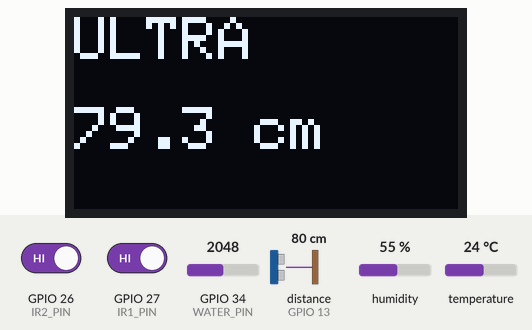
This sketch was run on a simulated ESP32. On the bench: 128×64 one-colour display. Wiring (inferred from the names in the program): ultrasonic range finder: trigger GPIO 12; echo GPIO 13. The test bench sets the inputs (shaded band); at power-on: distance to the obstacle (sensor on GPIO 13) 80 cm, GPIO 26 (IR2_PIN) HIGH, GPIO 34 (WATER_PIN) = 2048, humidity 55 %, GPIO 27 (IR1_PIN) HIGH, temperature 24 °C. The echo pulse lasts 58.3 µs per cm; what the sketch prints to the serial monitor is not drawn.

Above: at 3.2 s.
3.3 s: distance to the obstacle (sensor on GPIO 13) set to 250 cm
At 4.5 s:
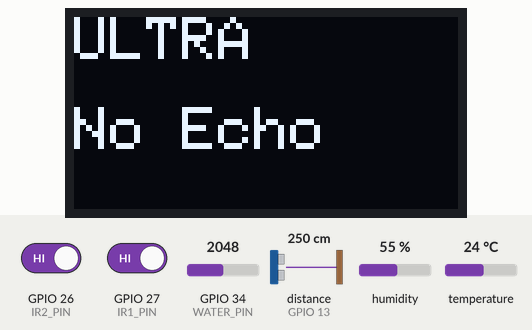
10.4 s: GPIO 26 (IR2_PIN) driven LOW
At 15.5 s:
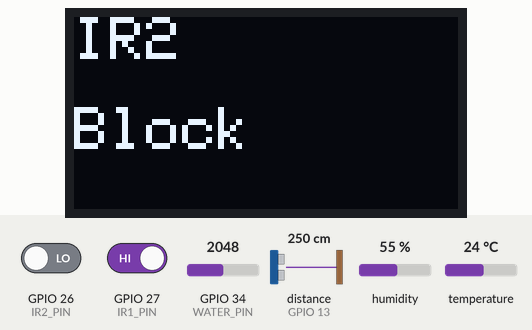
16.5 s: GPIO 26 (IR2_PIN) driven HIGH
At 17.6 s:
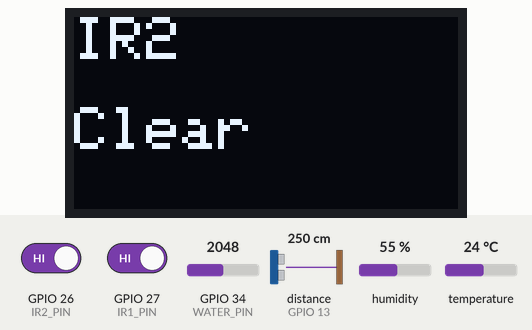
21.6 s: GPIO 34 (WATER_PIN) set to 2866
At 22.5 s:
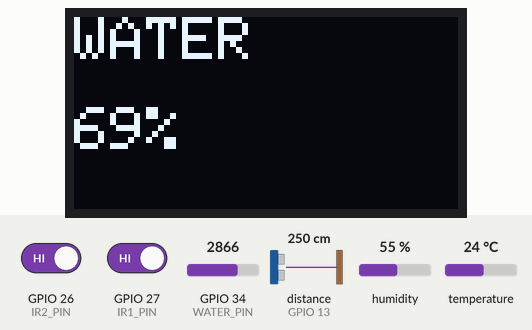
23.2 s: humidity set to 22 %
At 30.2 s:
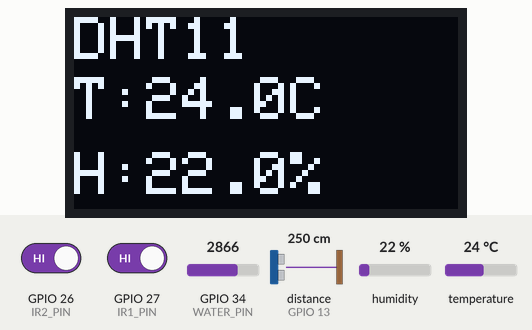
30.3 s: GPIO 27 (IR1_PIN) driven LOW
At 35.4 s:
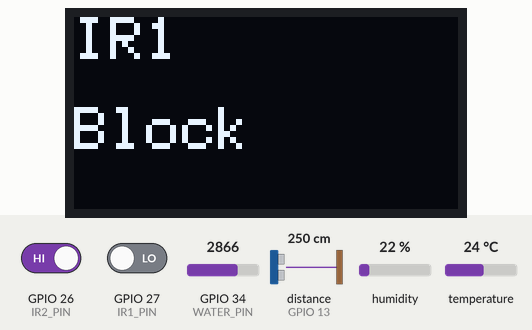
Timing chart, 0 to 36.9 s (numbered marks = the images above; inputs shaded):
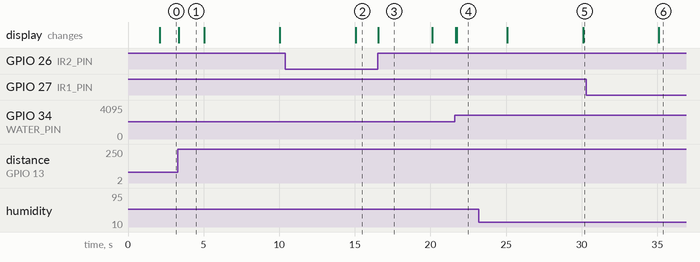

The sketch:

led_ultrasonic_dht11_ir_wls.ino
```cpp
#include <Wire.h>
#include <Adafruit_GFX.h>
#include <Adafruit_SSD1306.h>
#include "DHT.h"

#define SCREEN_WIDTH 128
#define SCREEN_HEIGHT 64
Adafruit_SSD1306 display(SCREEN_WIDTH, SCREEN_HEIGHT, &Wire, -1);

// Ultrasonic Pins
#define TRIG_PIN 12
#define ECHO_PIN 13

// DHT11 Pins
#define DHTPIN 14
#define DHTTYPE DHT11
DHT dht(DHTPIN, DHTTYPE);

// IR Sensor Pins
#define IR1_PIN 27
#define IR2_PIN 26

// Water Level Sensor
#define WATER_PIN 34   // analog input

long duration;
float distance;

// Timer control
unsigned long lastSwitch = 0;
int currentScreen = 0; // 0=Ultrasonic, 1=DHT, 2=IR1, 3=IR2, 4=Water
const unsigned long SCREEN_INTERVAL = 5000; // 5 seconds per screen

void setup() {
  pinMode(TRIG_PIN, OUTPUT);
  pinMode(ECHO_PIN, INPUT);

  pinMode(IR1_PIN, INPUT);
  pinMode(IR2_PIN, INPUT);

  Serial.begin(115200);

  // Initialize OLED
  if (!display.begin(SSD1306_SWITCHCAPVCC, 0x3C)) {
    Serial.println(F("SSD1306 allocation failed"));
    for (;;);
  }

  dht.begin();

  display.clearDisplay();
  display.setTextSize(2);
  display.setTextColor(SSD1306_WHITE);
  display.setCursor(0, 0);
  display.println("Starting...");
  display.display();
  delay(2000);
}

void loop() {
  unsigned long currentMillis = millis();

  // Switch every 5 seconds
  if (currentMillis - lastSwitch >= SCREEN_INTERVAL) {
    currentScreen = (currentScreen + 1) % 5; // now 5 screens
    lastSwitch = currentMillis;
    Serial.print("Switched to screen: ");
    Serial.println(currentScreen);
  }

  display.clearDisplay();
  display.setTextSize(2);
  display.setTextColor(SSD1306_WHITE);

  if (currentScreen == 0) {
    // --- Ultrasonic ---
    digitalWrite(TRIG_PIN, LOW);
    delayMicroseconds(2);
    digitalWrite(TRIG_PIN, HIGH);
    delayMicroseconds(10);
    digitalWrite(TRIG_PIN, LOW);

    duration = pulseIn(ECHO_PIN, HIGH, 10000); // timeout 10ms

    display.setCursor(0, 0);
    display.println("ULTRA");

    if (duration == 0) {
      Serial.println("Out of range");
      display.setCursor(0, 30);
      display.println("No Echo");
    } else {
      distance = duration * 0.034 / 2;
      Serial.print("Distance: ");
      Serial.print(distance);
      Serial.println(" cm");

      display.setCursor(0, 30);
      display.print(distance, 1);
      display.println(" cm");
    }
  }
  else if (currentScreen == 1) {
    // --- DHT11 ---
    float h = dht.readHumidity();
    float t = dht.readTemperature();

    display.setCursor(0, 0);
    display.println("DHT11");

    if (isnan(h) || isnan(t)) {
      Serial.println("DHT11 Error");
      display.setCursor(0, 30);
      display.println("Error");
    } else {
      Serial.print("Temp: ");
      Serial.print(t);
      Serial.print(" C, Hum: ");
      Serial.println(h);

      display.setCursor(0, 20);
      display.print("T:");
      display.print(t, 1);
      display.println("C");

      display.setCursor(0, 45);
      display.print("H:");
      display.print(h, 1);
      display.println("%");
    }
  }
  else if (currentScreen == 2) {
    // --- IR1 ---
    int ir1 = digitalRead(IR1_PIN);
    display.setCursor(0, 0);
    display.println("IR1");

    if (ir1 == LOW) {
      Serial.println("IR1: Block");
      display.setCursor(0, 30);
      display.println("Block");
    } else {
      Serial.println("IR1: Clear");
      display.setCursor(0, 30);
      display.println("Clear");
    }
  }
  else if (currentScreen == 3) {
    // --- IR2 ---
    int ir2 = digitalRead(IR2_PIN);
    display.setCursor(0, 0);
    display.println("IR2");

    if (ir2 == LOW) {
      Serial.println("IR2: Block");
      display.setCursor(0, 30);
      display.println("Block");
    } else {
      Serial.println("IR2: Clear");
      display.setCursor(0, 30);
      display.println("Clear");
    }
  }
  else if (currentScreen == 4) {
    // --- Water Level (smoothed) ---
    long sum = 0;
    for (int i = 0; i < 10; i++) {       // take 10 samples
      sum += analogRead(WATER_PIN);
      delay(5);
    }
    int waterValue = sum / 10;           // average reading
    int waterPercent = map(waterValue, 0, 4095, 0, 100);

    display.setCursor(0, 0);
    display.println("WATER");

    Serial.print("Water raw: ");
    Serial.print(waterValue);
    Serial.print("  Percent: ");
    Serial.println(waterPercent);

    display.setCursor(0, 30);
    display.print(waterPercent);
    display.println("%");
  }

  display.display();
}
```

Measured:
- after the input at 3.3 s, the display: changes after 0.06 s (image 1)
- after the input at 10.4 s, the display: changes after 4.7 s (image 2)
- after the input at 16.5 s, the display: changes at once (image 3)
- after the input at 21.6 s, the display: first changes after 0.06 s (image 4 shows a later state)
- after the input at 30.3 s, the display: changes after 4.8 s (image 6)
- what the display in image 1 shows lasts 1.7 s, from 3.4 s to 5.1 s
- what the display in image 3 shows lasts 3.6 s, from 16.5 s to 20.1 s
